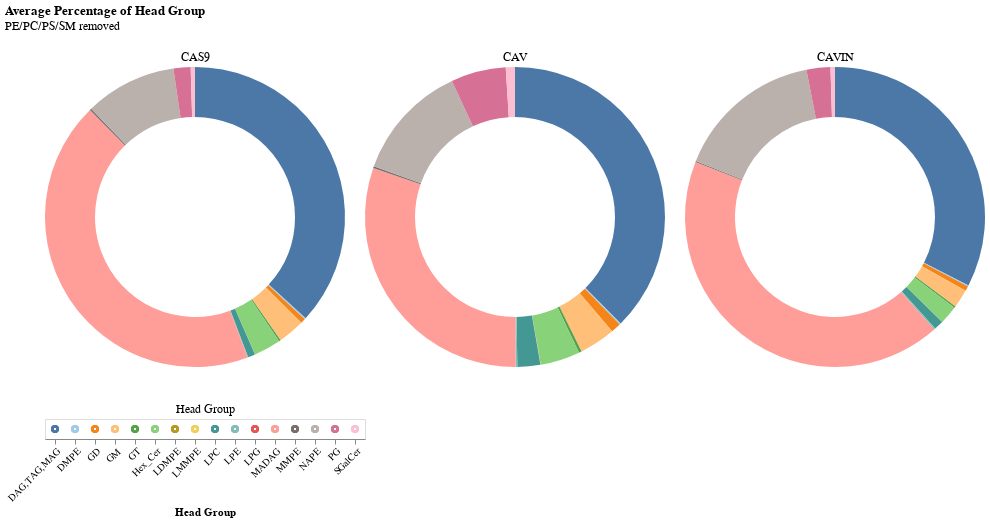

Notebook cell for this chart:
### Code cell
chart_list = []

# create selection tool
click = alt.selection_point(fields=['Head Group'])

# create head group legend
heads = alt.Chart(h_dropped).mark_point().encode(
    x=alt.X('Head Group').axis(labelAngle=-45),
    color=alt.condition(click, 'Head Group', alt.value('lightgray')),
    ).add_params(click).properties(title={'text':[], 'subtitle':'Head Group'})

for ptn in h_dropped['Mutation'].unique():
    source = h_dropped[h_dropped['Mutation'] == ptn]
    
    donut = alt.Chart(source).mark_arc(innerRadius=100).encode(
        theta='mean(Fraction):Q',
        color=alt.condition(click, 'Head Group', alt.value('lightgray'), scale=alt.Scale(scheme='tableau20'), legend=None),
        opacity = alt.condition(click, alt.value(1), alt.value(0.1)),
        tooltip=['Head Group', 'mean(Fraction)']
    ).add_params(click).properties(
        width=300,
        title={'text':[], 'subtitle':ptn}
    )
    
    chart_list.append(donut)

d = alt.hconcat(*chart_list) & heads
d = d.properties(title={'text':['Average Percentage of Head Group'],  'subtitle':['PE/PC/PS/SM removed']})
d.save('graphs/cas_cav_cavin/head_group/Donut_Charts_NoPEPCPSSM.png', ppi=300)
d

### Figure 1 — Vega-Lite specification as saved in the notebook (floating-point values rounded to 4 significant figures; data arrays with more than 128 entries replaced by an {"elided": "..."} marker saying what was removed)
{"config": {"view": {"continuousWidth": 300, "continuousHeight": 300}}, "vconcat": [{"hconcat": [{"data": {"name": "data-ba0af40aae0a0da5d0e6243f0007408e"}, "mark": {"type": "arc", "innerRadius": 100}, "encoding": {"color": {"condition": {"param": "param_2", "field": "Head Group", "scale": {"scheme": "tableau20"}, "legend": null, "type": "nominal"}, "value": "lightgray"}, "opacity": {"condition": {"param": "param_2", "value": 1}, "value": 0.1}, "theta": {"aggregate": "mean", "field": "Fraction", "type": "quantitative"}, "tooltip": [{"field": "Head Group", "type": "nominal"}, {"aggregate": "mean", "field": "Fraction", "type": "quantitative"}]}, "name": "view_5", "title": {"text": [], "subtitle": "CAS9"}, "width": 300}, {"data": {"name": "data-c379adb368a3c930eb8a83697180ceab"}, "mark": {"type": "arc", "innerRadius": 100}, "encoding": {"color": {"condition": {"param": "param_2", "field": "Head Group", "scale": {"scheme": "tableau20"}, "legend": null, "type": "nominal"}, "value": "lightgray"}, "opacity": {"condition": {"param": "param_2", "value": 1}, "value": 0.1}, "theta": {"aggregate": "mean", "field": "Fraction", "type": "quantitative"}, "tooltip": [{"field": "Head Group", "type": "nominal"}, {"aggregate": "mean", "field": "Fraction", "type": "quantitative"}]}, "name": "view_6", "title": {"text": [], "subtitle": "CAV"}, "width": 300}, {"data": {"name": "data-37d7976bba5d07457c590002a705d0e3"}, "mark": {"type": "arc", "innerRadius": 100}, "encoding": {"color": {"condition": {"param": "param_2", "field": "Head Group", "scale": {"scheme": "tableau20"}, "legend": null, "type": "nominal"}, "value": "lightgray"}, "opacity": {"condition": {"param": "param_2", "value": 1}, "value": 0.1}, "theta": {"aggregate": "mean", "field": "Fraction", "type": "quantitative"}, "tooltip": [{"field": "Head Group", "type": "nominal"}, {"aggregate": "mean", "field": "Fraction", "type": "quantitative"}]}, "name": "view_7", "title": {"text": [], "subtitle": "CAVIN"}, "width": 300}]}, {"data": {"name": "data-8034426843bc45b850a8746bd86bcbf3"}, "mark": {"type": "point"}, "encoding": {"color": {"condition": {"param": "param_2", "field": "Head Group"}, "value": "lightgray"}, "x": {"axis": {"labelAngle": -45}, "field": "Head Group", "type": "nominal"}}, "name": "view_8", "title": {"text": [], "subtitle": "Head Group"}}], "params": [{"name": "param_2", "select": {"type": "point", "fields": ["Head Group"]}, "views": ["view_5", "view_6", "view_7", "view_8"]}], "title": {"text": ["Average Percentage of Head Group"], "subtitle": ["PE/PC/PS/SM removed"]}, "$schema": "https://vega.github.io/schema/vega-lite/v5.8.0.json", "datasets": {"data-ba0af40aae0a0da5d0e6243f0007408e": [{"Mutation": "CAS9", "Head Group": "DAG,TAG,MAG", "Fraction": 0.06323}, {"Mutation": "CAS9", "Head Group": "DAG,TAG,MAG", "Fraction": 0.07757}, {"Mutation": "CAS9", "Head Group": "DAG,TAG,MAG", "Fraction": 0.07076}, {"Mutation": "CAS9", "Head Group": "DAG,TAG,MAG", "Fraction": 0.08476}, {"Mutation": "CAS9", "Head Group": "DMPE", "Fraction": 0.0002652}, {"Mutation": "CAS9", "Head Group": "DMPE", "Fraction": 0.0002937}, {"Mutation": "CAS9", "Head Group": "DMPE", "Fraction": 0.000302}, {"Mutation": "CAS9", "Head Group": "DMPE", "Fraction": 0.000312}, {"Mutation": "CAS9", "Head Group": "GD", "Fraction": 0.001146}, {"Mutation": "CAS9", "Head Group": "GD", "Fraction": 0.00109}, {"Mutation": "CAS9", "Head Group": "GD", "Fraction": 0.001063}, {"Mutation": "CAS9", "Head Group": "GD", "Fraction": 0.0008317}, {"Mutation": "CAS9", "Head Group": "GM", "Fraction": 0.005889}, {"Mutation": "CAS9", "Head Group": "GM", "Fraction": 0.006715}, {"Mutation": "CAS9", "Head Group": "GM", "Fraction": 0.005804}, {"Mutation": "CAS9", "Head Group": "GM", "Fraction": 0.004811}, {"Mutation": "CAS9", "Head Group": "GT", "Fraction": 0.0003519}, {"Mutation": "CAS9", "Head Group": "GT", "Fraction": 0.0003858}, {"Mutation": "CAS9", "Head Group": "GT", "Fraction": 0.0003789}, {"Mutation": "CAS9", "Head Group": "GT", "Fraction": 0.0003195}, {"Mutation": "CAS9", "Head Group": "Hex_Cer", "Fraction": 0.005905}, {"Mutation": "CAS9", "Head Group": "Hex_Cer", "Fraction": 0.00677}, {"Mutation": "CAS9", "Head Group": "Hex_Cer", "Fraction": 0.006033}, {"Mutation": "CAS9", "Head Group": "Hex_Cer", "Fraction": 0.004781}, {"Mutation": "CAS9", "Head Group": "LDMPE", "Fraction": 1.616e-05}, {"Mutation": "CAS9", "Head Group": "LDMPE", "Fraction": 1.478e-05}, {"Mutation": "CAS9", "Head Group": "LDMPE", "Fraction": 9.282e-06}, {"Mutation": "CAS9", "Head Group": "LDMPE", "Fraction": 1.255e-05}, {"Mutation": "CAS9", "Head Group": "LMMPE", "Fraction": 2.606e-05}, {"Mutation": "CAS9", "Head Group": "LMMPE", "Fraction": 2.404e-05}, {"Mutation": "CAS9", "Head Group": "LMMPE", "Fraction": 1.343e-05}, {"Mutation": "CAS9", "Head Group": "LMMPE", "Fraction": 1.378e-05}, {"Mutation": "CAS9", "Head Group": "LPC", "Fraction": 0.001667}, {"Mutation": "CAS9", "Head Group": "LPC", "Fraction": 0.00131}, {"Mutation": "CAS9", "Head Group": "LPC", "Fraction": 0.001702}, {"Mutation": "CAS9", "Head Group": "LPC", "Fraction": 0.00164}, {"Mutation": "CAS9", "Head Group": "LPE", "Fraction": 0.0001144}, {"Mutation": "CAS9", "Head Group": "LPE", "Fraction": 0.0001221}, {"Mutation": "CAS9", "Head Group": "LPE", "Fraction": 0.0001245}, {"Mutation": "CAS9", "Head Group": "LPE", "Fraction": 8.286e-05}, {"Mutation": "CAS9", "Head Group": "LPG", "Fraction": 0.0}, {"Mutation": "CAS9", "Head Group": "LPG", "Fraction": 0.0}, {"Mutation": "CAS9", "Head Group": "LPG", "Fraction": 0.0}, {"Mutation": "CAS9", "Head Group": "LPG", "Fraction": 0.0}, {"Mutation": "CAS9", "Head Group": "MADAG", "Fraction": 0.09077}, {"Mutation": "CAS9", "Head Group": "MADAG", "Fraction": 0.09518}, {"Mutation": "CAS9", "Head Group": "MADAG", "Fraction": 0.08473}, {"Mutation": "CAS9", "Head Group": "MADAG", "Fraction": 0.07848}, {"Mutation": "CAS9", "Head Group": "MMPE", "Fraction": 0.0003634}, {"Mutation": "CAS9", "Head Group": "MMPE", "Fraction": 0.0003374}, {"Mutation": "CAS9", "Head Group": "MMPE", "Fraction": 0.0003419}, {"Mutation": "CAS9", "Head Group": "MMPE", "Fraction": 0.0003356}, {"Mutation": "CAS9", "Head Group": "NAPE", "Fraction": 0.01907}, {"Mutation": "CAS9", "Head Group": "NAPE", "Fraction": 0.0202}, {"Mutation": "CAS9", "Head Group": "NAPE", "Fraction": 0.02045}, {"Mutation": "CAS9", "Head Group": "NAPE", "Fraction": 0.01977}, {"Mutation": "CAS9", "Head Group": "PG", "Fraction": 0.003751}, {"Mutation": "CAS9", "Head Group": "PG", "Fraction": 0.00388}, {"Mutation": "CAS9", "Head Group": "PG", "Fraction": 0.003738}, {"Mutation": "CAS9", "Head Group": "PG", "Fraction": 0.003471}, {"Mutation": "CAS9", "Head Group": "SGalCer", "Fraction": 0.0009512}, {"Mutation": "CAS9", "Head Group": "SGalCer", "Fraction": 0.0009547}, {"Mutation": "CAS9", "Head Group": "SGalCer", "Fraction": 0.0009602}, {"Mutation": "CAS9", "Head Group": "SGalCer", "Fraction": 0.0008319}], "data-c379adb368a3c930eb8a83697180ceab": [{"Mutation": "CAV", "Head Group": "DAG,TAG,MAG", "Fraction": 0.05594}, {"Mutation": "CAV", "Head Group": "DAG,TAG,MAG", "Fraction": 0.04905}, {"Mutation": "CAV", "Head Group": "DAG,TAG,MAG", "Fraction": 0.05892}, {"Mutation": "CAV", "Head Group": "DAG,TAG,MAG", "Fraction": 0.05943}, {"Mutation": "CAV", "Head Group": "DMPE", "Fraction": 0.0002302}, {"Mutation": "CAV", "Head Group": "DMPE", "Fraction": 0.0001783}, {"Mutation": "CAV", "Head Group": "DMPE", "Fraction": 0.0002473}, {"Mutation": "CAV", "Head Group": "DMPE", "Fraction": 0.0002642}, {"Mutation": "CAV", "Head Group": "GD", "Fraction": 0.001434}, {"Mutation": "CAV", "Head Group": "GD", "Fraction": 0.001337}, {"Mutation": "CAV", "Head Group": "GD", "Fraction": 0.001819}, {"Mutation": "CAV", "Head Group": "GD", "Fraction": 0.00188}, {"Mutation": "CAV", "Head Group": "GM", "Fraction": 0.005062}, {"Mutation": "CAV", "Head Group": "GM", "Fraction": 0.003829}, {"Mutation": "CAV", "Head Group": "GM", "Fraction": 0.006977}, {"Mutation": "CAV", "Head Group": "GM", "Fraction": 0.00725}, {"Mutation": "CAV", "Head Group": "GT", "Fraction": 0.0004597}, {"Mutation": "CAV", "Head Group": "GT", "Fraction": 0.0003046}, {"Mutation": "CAV", "Head Group": "GT", "Fraction": 0.000478}, {"Mutation": "CAV", "Head Group": "GT", "Fraction": 0.0005246}, {"Mutation": "CAV", "Head Group": "Hex_Cer", "Fraction": 0.00503}, {"Mutation": "CAV", "Head Group": "Hex_Cer", "Fraction": 0.004059}, {"Mutation": "CAV", "Head Group": "Hex_Cer", "Fraction": 0.008033}, {"Mutation": "CAV", "Head Group": "Hex_Cer", "Fraction": 0.008248}, {"Mutation": "CAV", "Head Group": "LDMPE", "Fraction": 4.021e-05}, {"Mutation": "CAV", "Head Group": "LDMPE", "Fraction": 2.699e-05}, {"Mutation": "CAV", "Head Group": "LDMPE", "Fraction": 2.131e-05}, {"Mutation": "CAV", "Head Group": "LDMPE", "Fraction": 1.996e-05}, {"Mutation": "CAV", "Head Group": "LMMPE", "Fraction": 3.332e-05}, {"Mutation": "CAV", "Head Group": "LMMPE", "Fraction": 2.727e-05}, {"Mutation": "CAV", "Head Group": "LMMPE", "Fraction": 4.607e-05}, {"Mutation": "CAV", "Head Group": "LMMPE", "Fraction": 4.367e-05}, {"Mutation": "CAV", "Head Group": "LPC", "Fraction": 0.004517}, {"Mutation": "CAV", "Head Group": "LPC", "Fraction": 0.00374}, {"Mutation": "CAV", "Head Group": "LPC", "Fraction": 0.003226}, {"Mutation": "CAV", "Head Group": "LPC", "Fraction": 0.003142}, {"Mutation": "CAV", "Head Group": "LPE", "Fraction": 0.0004837}, {"Mutation": "CAV", "Head Group": "LPE", "Fraction": 0.0002882}, {"Mutation": "CAV", "Head Group": "LPE", "Fraction": 0.0001279}, {"Mutation": "CAV", "Head Group": "LPE", "Fraction": 0.0001452}, {"Mutation": "CAV", "Head Group": "LPG", "Fraction": 0.0}, {"Mutation": "CAV", "Head Group": "LPG", "Fraction": 0.0}, {"Mutation": "CAV", "Head Group": "LPG", "Fraction": 0.0}, {"Mutation": "CAV", "Head Group": "LPG", "Fraction": 0.0}, {"Mutation": "CAV", "Head Group": "MADAG", "Fraction": 0.04707}, {"Mutation": "CAV", "Head Group": "MADAG", "Fraction": 0.04224}, {"Mutation": "CAV", "Head Group": "MADAG", "Fraction": 0.04575}, {"Mutation": "CAV", "Head Group": "MADAG", "Fraction": 0.0456}, {"Mutation": "CAV", "Head Group": "MMPE", "Fraction": 0.0002839}, {"Mutation": "CAV", "Head Group": "MMPE", "Fraction": 0.000323}, {"Mutation": "CAV", "Head Group": "MMPE", "Fraction": 0.0002442}, {"Mutation": "CAV", "Head Group": "MMPE", "Fraction": 0.000257}, {"Mutation": "CAV", "Head Group": "NAPE", "Fraction": 0.01335}, {"Mutation": "CAV", "Head Group": "NAPE", "Fraction": 0.01092}, {"Mutation": "CAV", "Head Group": "NAPE", "Fraction": 0.01285}, {"Mutation": "CAV", "Head Group": "NAPE", "Fraction": 0.03785}, {"Mutation": "CAV", "Head Group": "PG", "Fraction": 0.009456}, {"Mutation": "CAV", "Head Group": "PG", "Fraction": 0.01011}, {"Mutation": "CAV", "Head Group": "PG", "Fraction": 0.007819}, {"Mutation": "CAV", "Head Group": "PG", "Fraction": 0.007831}, {"Mutation": "CAV", "Head Group": "SGalCer", "Fraction": 0.001213}, {"Mutation": "CAV", "Head Group": "SGalCer", "Fraction": 0.001224}, {"Mutation": "CAV", "Head Group": "SGalCer", "Fraction": 0.00165}, {"Mutation": "CAV", "Head Group": "SGalCer", "Fraction": 0.001783}], "data-37d7976bba5d07457c590002a705d0e3": [{"Mutation": "CAVIN", "Head Group": "DAG,TAG,MAG", "Fraction": 0.06621}, {"Mutation": "CAVIN", "Head Group": "DAG,TAG,MAG", "Fraction": 0.06624}, {"Mutation": "CAVIN", "Head Group": "DAG,TAG,MAG", "Fraction": 0.07577}, {"Mutation": "CAVIN", "Head Group": "DAG,TAG,MAG", "Fraction": 0.07556}, {"Mutation": "CAVIN", "Head Group": "DMPE", "Fraction": 0.000243}, {"Mutation": "CAVIN", "Head Group": "DMPE", "Fraction": 0.0002434}, {"Mutation": "CAVIN", "Head Group": "DMPE", "Fraction": 0.0002659}, {"Mutation": "CAVIN", "Head Group": "DMPE", "Fraction": 0.0002409}, {"Mutation": "CAVIN", "Head Group": "GD", "Fraction": 0.00139}, {"Mutation": "CAVIN", "Head Group": "GD", "Fraction": 0.001312}, {"Mutation": "CAVIN", "Head Group": "GD", "Fraction": 0.0009518}, {"Mutation": "CAVIN", "Head Group": "GD", "Fraction": 0.001061}, {"Mutation": "CAVIN", "Head Group": "GM", "Fraction": 0.005246}, {"Mutation": "CAVIN", "Head Group": "GM", "Fraction": 0.004916}, {"Mutation": "CAVIN", "Head Group": "GM", "Fraction": 0.002959}, {"Mutation": "CAVIN", "Head Group": "GM", "Fraction": 0.004032}, {"Mutation": "CAVIN", "Head Group": "GT", "Fraction": 0.0004217}, {"Mutation": "CAVIN", "Head Group": "GT", "Fraction": 0.0004114}, {"Mutation": "CAVIN", "Head Group": "GT", "Fraction": 0.0003572}, {"Mutation": "CAVIN", "Head Group": "GT", "Fraction": 0.0003485}, {"Mutation": "CAVIN", "Head Group": "Hex_Cer", "Fraction": 0.005179}, {"Mutation": "CAVIN", "Head Group": "Hex_Cer", "Fraction": 0.004988}, {"Mutation": "CAVIN", "Head Group": "Hex_Cer", "Fraction": 0.002996}, {"Mutation": "CAVIN", "Head Group": "Hex_Cer", "Fraction": 0.004142}, {"Mutation": "CAVIN", "Head Group": "LDMPE", "Fraction": 2.153e-05}, {"Mutation": "CAVIN", "Head Group": "LDMPE", "Fraction": 2.668e-05}, {"Mutation": "CAVIN", "Head Group": "LDMPE", "Fraction": 6.986e-06}, {"Mutation": "CAVIN", "Head Group": "LDMPE", "Fraction": 0.0}, {"Mutation": "CAVIN", "Head Group": "LMMPE", "Fraction": 4.677e-05}, {"Mutation": "CAVIN", "Head Group": "LMMPE", "Fraction": 4.738e-05}, {"Mutation": "CAVIN", "Head Group": "LMMPE", "Fraction": 1.397e-05}, {"Mutation": "CAVIN", "Head Group": "LMMPE", "Fraction": 2.074e-05}, {"Mutation": "CAVIN", "Head Group": "LPC", "Fraction": 0.002092}, {"Mutation": "CAVIN", "Head Group": "LPC", "Fraction": 0.00206}, {"Mutation": "CAVIN", "Head Group": "LPC", "Fraction": 0.002331}, {"Mutation": "CAVIN", "Head Group": "LPC", "Fraction": 0.002325}, {"Mutation": "CAVIN", "Head Group": "LPE", "Fraction": 0.0003724}, {"Mutation": "CAVIN", "Head Group": "LPE", "Fraction": 0.0003251}, {"Mutation": "CAVIN", "Head Group": "LPE", "Fraction": 0.0002477}, {"Mutation": "CAVIN", "Head Group": "LPE", "Fraction": 0.000258}, {"Mutation": "CAVIN", "Head Group": "LPG", "Fraction": 2.401e-05}, {"Mutation": "CAVIN", "Head Group": "LPG", "Fraction": 8.479e-06}, {"Mutation": "CAVIN", "Head Group": "LPG", "Fraction": 9.314e-06}, {"Mutation": "CAVIN", "Head Group": "LPG", "Fraction": 5.186e-06}, {"Mutation": "CAVIN", "Head Group": "MADAG", "Fraction": 0.09058}, {"Mutation": "CAVIN", "Head Group": "MADAG", "Fraction": 0.09251}, {"Mutation": "CAVIN", "Head Group": "MADAG", "Fraction": 0.09373}, {"Mutation": "CAVIN", "Head Group": "MADAG", "Fraction": 0.09368}, {"Mutation": "CAVIN", "Head Group": "MMPE", "Fraction": 0.0002512}, {"Mutation": "CAVIN", "Head Group": "MMPE", "Fraction": 0.0002643}, {"Mutation": "CAVIN", "Head Group": "MMPE", "Fraction": 0.0002415}, {"Mutation": "CAVIN", "Head Group": "MMPE", "Fraction": 0.00026}, {"Mutation": "CAVIN", "Head Group": "NAPE", "Fraction": 0.02186}, {"Mutation": "CAVIN", "Head Group": "NAPE", "Fraction": 0.03803}, {"Mutation": "CAVIN", "Head Group": "NAPE", "Fraction": 0.03798}, {"Mutation": "CAVIN", "Head Group": "NAPE", "Fraction": 0.04034}, {"Mutation": "CAVIN", "Head Group": "PG", "Fraction": 0.005541}, {"Mutation": "CAVIN", "Head Group": "PG", "Fraction": 0.005491}, {"Mutation": "CAVIN", "Head Group": "PG", "Fraction": 0.005754}, {"Mutation": "CAVIN", "Head Group": "PG", "Fraction": 0.00564}, {"Mutation": "CAVIN", "Head Group": "SGalCer", "Fraction": 0.001241}, {"Mutation": "CAVIN", "Head Group": "SGalCer", "Fraction": 0.00115}, {"Mutation": "CAVIN", "Head Group": "SGalCer", "Fraction": 0.000888}, {"Mutation": "CAVIN", "Head Group": "SGalCer", "Fraction": 0.000924}], "data-8034426843bc45b850a8746bd86bcbf3": {"elided": "192 records"}}}
